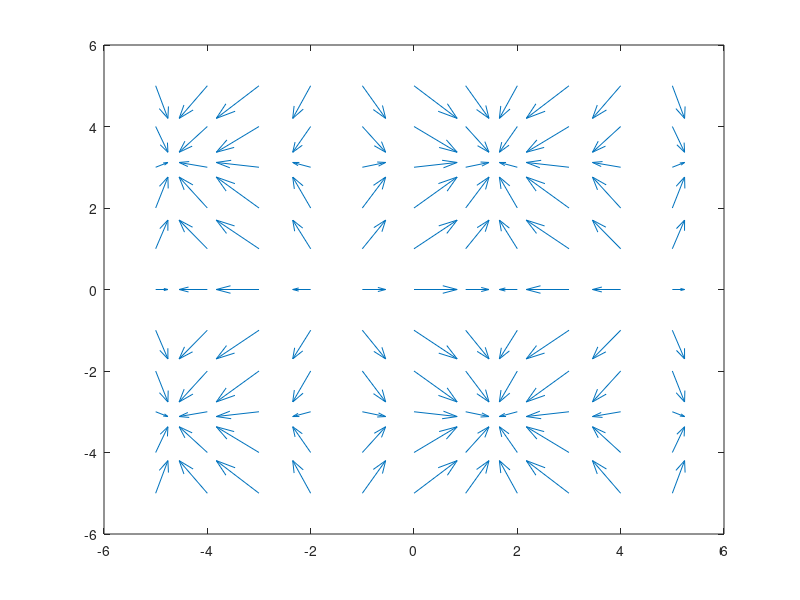
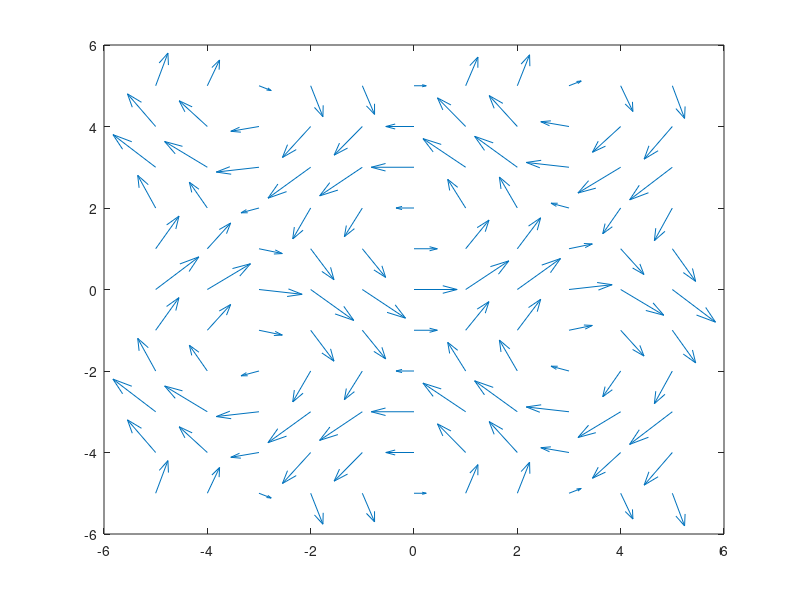
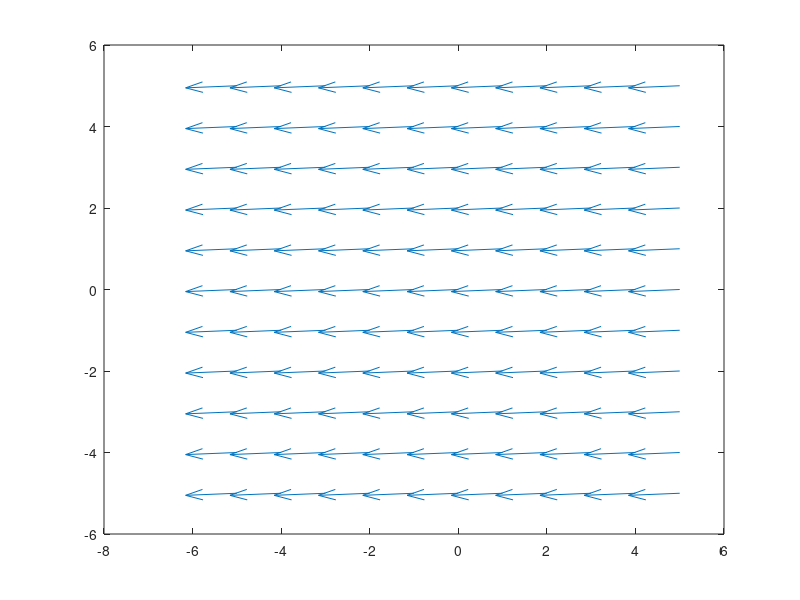
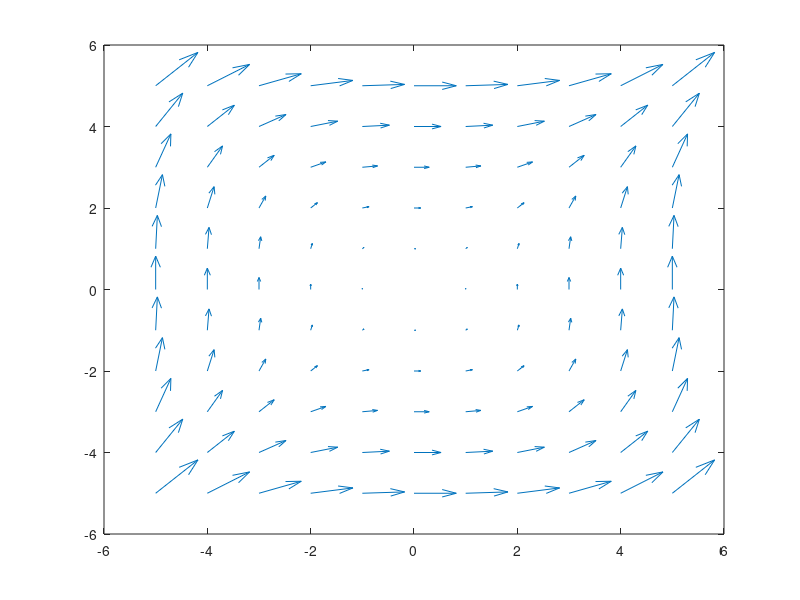

The MATLAB source for these figures, in order:
[x,y] = meshgrid(-5:1:5,-5:1:5);
%a
i=cos(x)
j=sin(y)
figure
quiver(x,y,i,j) 
%b
i=cos(y)
j=sin(x)
figure 
quiver(x,y,i,j)
%c
i=cos(x*y)
j=sin(x*y)
figure 
quiver(x,y,i,j)
%d
i=y.^2
j=x.^2
figure 
quiver(x,y,i,j)
